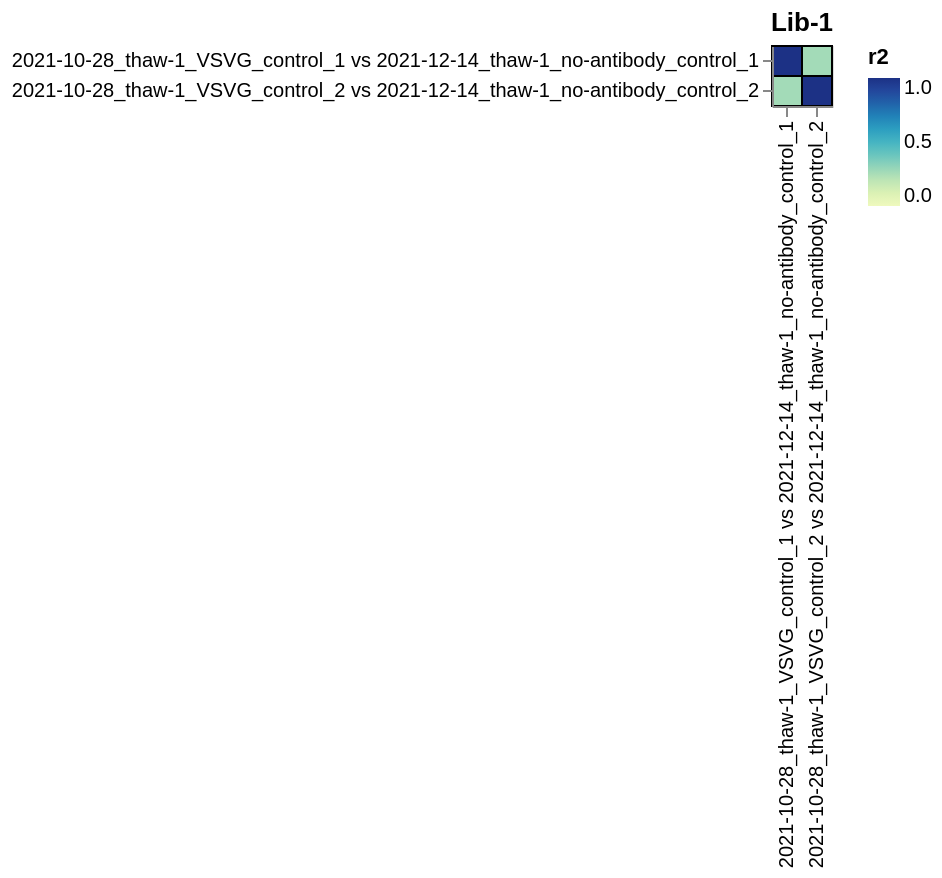

Vega-Lite specification for this chart:
### Vega-Lite specification from a JSON file in a GitHub repository (floating-point values rounded to 4 significant figures)
{"config": {"view": {"continuousWidth": 400, "continuousHeight": 300}, "axis": {"labelLimit": 500}}, "data": {"values": [{"library": "Lib-1", "sample_1": "2021-10-28_thaw-1_VSVG_control_1 vs 2021-12-14_thaw-1_no-antibody_control_1", "sample_2": "2021-10-28_thaw-1_VSVG_control_1 vs 2021-12-14_thaw-1_no-antibody_control_1", "r2": 1}, {"library": "Lib-1", "sample_1": "2021-10-28_thaw-1_VSVG_control_2 vs 2021-12-14_thaw-1_no-antibody_control_2", "sample_2": "2021-10-28_thaw-1_VSVG_control_1 vs 2021-12-14_thaw-1_no-antibody_control_1", "r2": 0.2642}, {"library": "Lib-1", "sample_1": "2021-10-28_thaw-1_VSVG_control_1 vs 2021-12-14_thaw-1_no-antibody_control_1", "sample_2": "2021-10-28_thaw-1_VSVG_control_2 vs 2021-12-14_thaw-1_no-antibody_control_2", "r2": 0.2642}, {"library": "Lib-1", "sample_1": "2021-10-28_thaw-1_VSVG_control_2 vs 2021-12-14_thaw-1_no-antibody_control_2", "sample_2": "2021-10-28_thaw-1_VSVG_control_2 vs 2021-12-14_thaw-1_no-antibody_control_2", "r2": 1}]}, "mark": {"type": "rect", "stroke": "black"}, "encoding": {"color": {"field": "r2", "scale": {"zero": true}, "type": "quantitative"}, "tooltip": [{"field": "library", "type": "nominal"}, {"field": "sample_1", "type": "nominal"}, {"field": "sample_2", "type": "nominal"}, {"field": "r2", "format": ".3g", "type": "quantitative"}], "x": {"field": "sample_1", "title": null, "type": "nominal"}, "y": {"field": "sample_2", "title": null, "type": "nominal"}}, "height": {"step": 15}, "title": "Lib-1", "width": {"step": 15}, "$schema": "https://vega.github.io/schema/vega-lite/v5.json", "datasets": {"data-545008d5c0d43630052d3f5b115a8c9a": [{"library": "Lib-1", "sample_1": "2021-10-28_thaw-1_VSVG_control_1 vs 2021-12-14_thaw-1_no-antibody_control_1", "sample_2": "2021-10-28_thaw-1_VSVG_control_1 vs 2021-12-14_thaw-1_no-antibody_control_1", "r2": 1}, {"library": "Lib-1", "sample_1": "2021-10-28_thaw-1_VSVG_control_2 vs 2021-12-14_thaw-1_no-antibody_control_2", "sample_2": "2021-10-28_thaw-1_VSVG_control_1 vs 2021-12-14_thaw-1_no-antibody_control_1", "r2": 0.2642}, {"library": "Lib-1", "sample_1": "2021-10-28_thaw-1_VSVG_control_1 vs 2021-12-14_thaw-1_no-antibody_control_1", "sample_2": "2021-10-28_thaw-1_VSVG_control_2 vs 2021-12-14_thaw-1_no-antibody_control_2", "r2": 0.2642}, {"library": "Lib-1", "sample_1": "2021-10-28_thaw-1_VSVG_control_2 vs 2021-12-14_thaw-1_no-antibody_control_2", "sample_2": "2021-10-28_thaw-1_VSVG_control_2 vs 2021-12-14_thaw-1_no-antibody_control_2", "r2": 1}]}}
